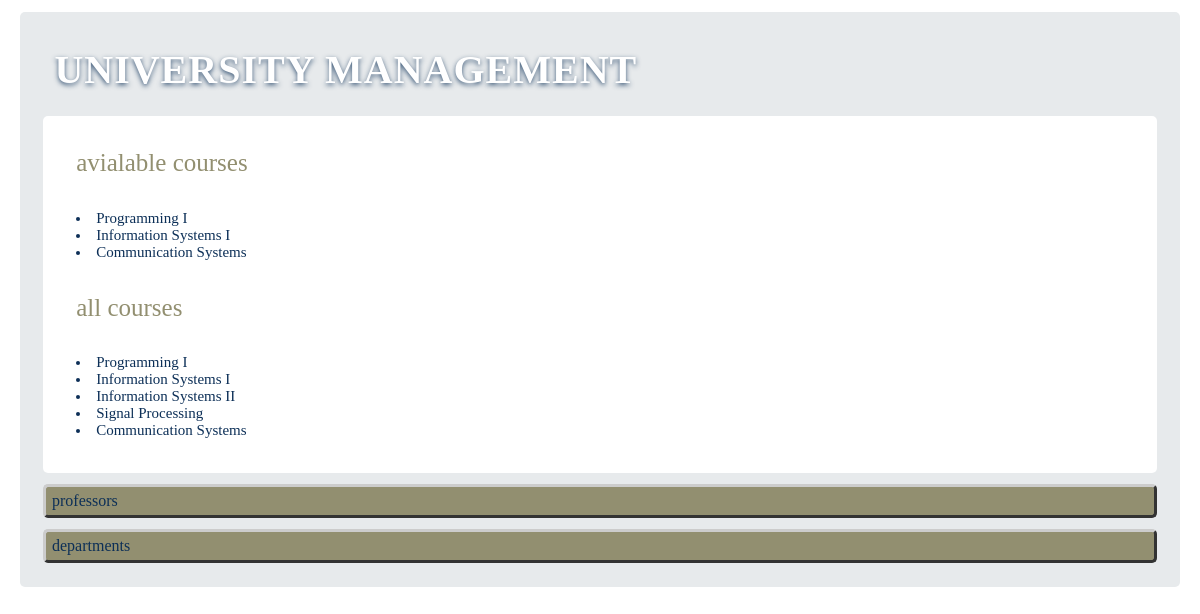
Page /unimng/ on the committed database.
### unimng/models.py (models this page shows)
class Course(models.Model):
    code = models.CharField(max_length=9)
    descr = models.CharField(max_length=45)
    def __str__(self):
        return self.descr

### unimng/views.py (the view)
# urls.py: path('', views.IndexView.as_view(), name='index'),
class IndexView(generic.ListView):
    template_name = 'unimng/index.html'
    context_object_name = 'course_list'
    def get_queryset(self):
        return Course.objects.all()

### unimng/templates/unimng/index.html (shortened to what this page needs)
{% load static %}
<link rel="stylesheet" type="text/css" href="{% static 'unimng/style.css' %}">
<div class="container">
  <div class="title">
    UNIVERSITY MANAGEMENT
  </div>
  <div class="sub-container">
    {% if course_list %}
    <div class="sub-title">
      avialable courses
    </div>
    <div class="list">
      {% for course in course_list %}
      {% if course.schedule.all.count %}
      <li><a href="{% url 'unimng:course' course.id %}">{{course}}</a></li>
      {% endif%}
      {% endfor %}
    </div>
    <div class="sub-title">
      all courses
    </div>
    <div class="list">
      {% for course in course_list %}
      <li><a href="{% url 'unimng:course' course.id %}">{{course}}</a></li>
      {% endfor %}
    </div>
    {% else %}
    <div class="sub-title">
      no courses avialable!
    </div>
    {% endif %}
  </div>
  <div class="nav-button">
    <a href="{% url 'unimng:professors' %}" class="button">professors</a>
  </div>
  <div class="nav-button">
    <a href="{% url 'unimng:departments' %}" class="button">departments</a>
  </div>
</div>

### unimng/static/unimng/style.css (style rules this page uses)
.nav-button { background-color: rgb(146, 143, 112); color: #333333; padding: 5px 6px 5px 6px; border-top: 3px solid #CCCCCC; border-right: 3px solid #333333; border-bottom: 3px solid #333333; border-left: 3px solid #CCCCCC; border-radius: 5px; }
a { color: rgb(12, 47, 87); }
.container { background: rgb(231, 234, 236); border-radius: 5px; }
.sub-container { background: rgb(255, 255, 255); border-radius: 5px; }
div { margin: 1%; padding: 1%; border-width: 20%; }
.title { color: white; font-size: 40px; font-family: 'Trebuchet MS'; text-shadow: 0 2px 5px rgba(12, 47, 87, 0.781); letter-spacing: 1px; font-weight: bold; }
.sub-title { font-size: 25px; font-family: 'Arial, serif'; color: rgb(146, 143, 112); }
.list { color: rgb(12, 47, 87); }
li { text-decoration: none; font-size: 15px; font-family: 'Trebuchet MS'; }
a:link { color: rgb(12, 47, 87); text-decoration: none; }

### rows in the picture
Course: descr "Programming I"
Course: descr "Information Systems I"
Course: descr "Communication Systems"
Course: descr "Information Systems II"
Course: descr "Signal Processing"
